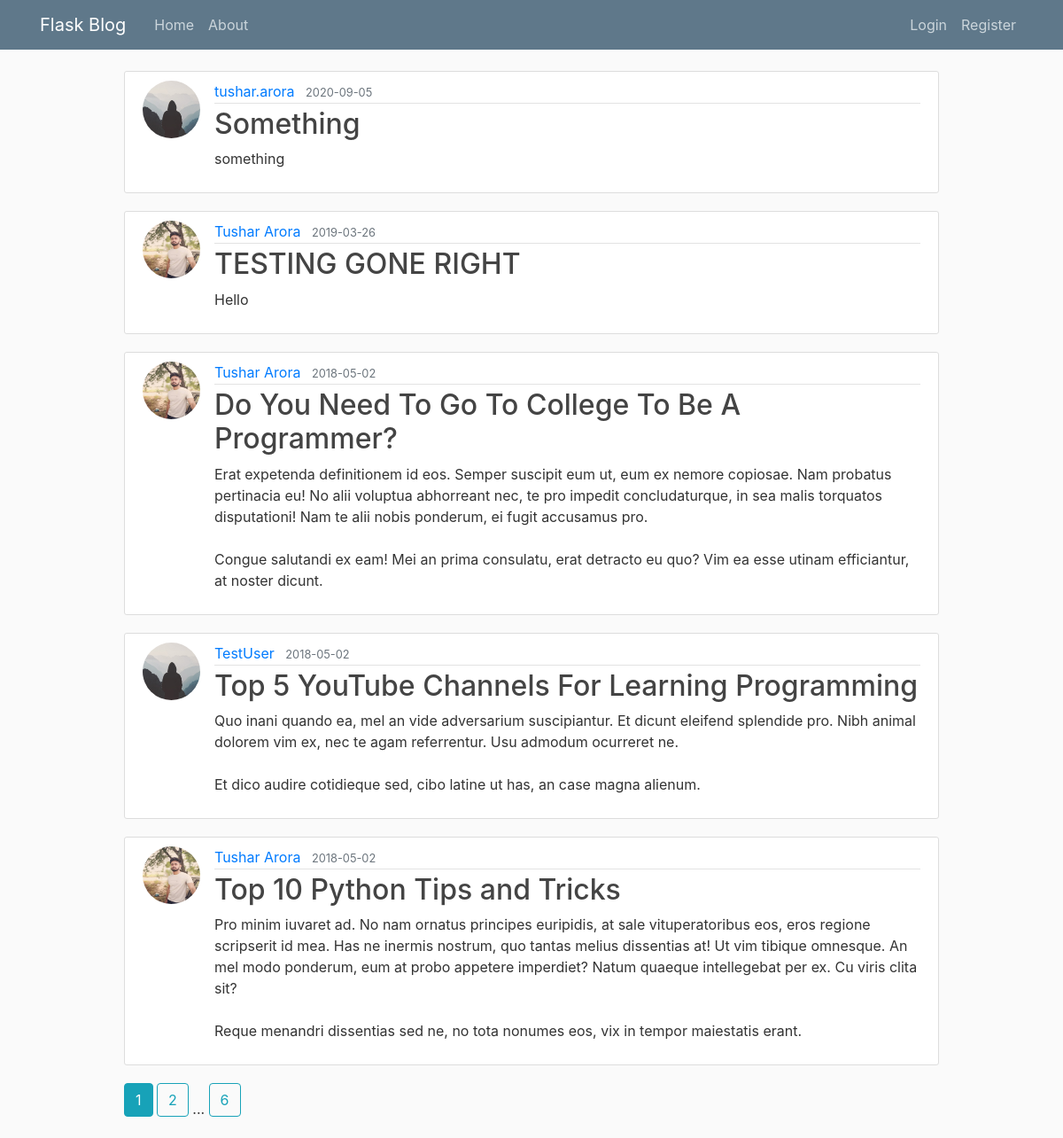
The page /home on the database its author committed.
### flaskblog/models.py (models this page shows, shortened)
class Post(db.Model):
    id = db.Column(db.Integer, primary_key=True)
    title = db.Column(db.String(100), nullable=False)
    date_posted = db.Column(db.DateTime, nullable=False, default=datetime.utcnow)
    content = db.Column(db.Text, nullable=False)
    user_id = db.Column(db.Integer, db.ForeignKey('user.id'), nullable=False)

class User(db.Model, UserMixin):
    id = db.Column(db.Integer, primary_key=True)
    username = db.Column(db.String(20), unique=True, nullable=False)
    email = db.Column(db.String(120), unique=True, nullable=False)
    image_file = db.Column(db.String(20), nullable=False, default='default.jpg')
    password = db.Column(db.String(60), nullable=False)
    posts = db.relationship('Post', backref='author', lazy=True)

### flaskblog/routes.py (the view)
@app.route("/")
@app.route("/home")
def home():
    page = request.args.get('page', 1, type=int)
    posts = Post.query.order_by(Post.date_posted.desc()).paginate(page=page, per_page=5)
    return render_template('home.html', posts=posts)

### flaskblog/templates/home.html
{% extends "layout.html" %}
{% block content %}
    {% for post in posts.items %}
        <article class="media content-section">
          <img class="rounded-circle article-img" src="{{ url_for('static', filename='profile_pics/' + post.author.image_file) }}">
          <div class="media-body">
            <div class="article-metadata">
              <a class="mr-2" href="{{ url_for('user_posts', username=post.author.username) }}">{{ post.author.username }}</a>
              <small class="text-muted">{{ post.date_posted.strftime('%Y-%m-%d') }}</small>
            </div>
            <h2><a class="article-title" href="{{ url_for('post', post_id=post.id) }}">{{ post.title }}</a></h2>
            <p class="article-content">{{ post.content }}</p>
          </div>
        </article>
    {% endfor %}
    {% for page_num in posts.iter_pages(left_edge=1, right_edge=1, left_current=1, right_current=2) %}
      {% if page_num %}
        {% if posts.page == page_num %}
          <a class="btn btn-info mb-4" href="{{ url_for('home', page=page_num) }}">{{ page_num }}</a>
        {% else %}
          <a class="btn btn-outline-info mb-4" href="{{ url_for('home', page=page_num) }}">{{ page_num }}</a>
        {% endif %}
      {% else %}
        ...
      {% endif %}
    {% endfor %}
{% endblock content %}

### flaskblog/static/main.css (style rules this page uses)
body { background: #fafafa; color: #333333; margin-top: 5rem; }
h1, h2, h3, h4, h5, h6 { color: #444444; }
.content-section { background: #ffffff; padding: 10px 20px; border: 1px solid #dddddd; border-radius: 3px; margin-bottom: 20px; }
.article-title { color: #444444; }
.article-content { white-space: pre-line; }
.article-img { height: 65px; width: 65px; margin-right: 16px; }
.article-metadata { padding-bottom: 1px; margin-bottom: 4px; border-bottom: 1px solid #e3e3e3 }

### rows shown on the page
Post: image_file (placeholder picture), author.username "tushar.arora", date_posted "2020-09-05", title "Something", content "something"
Post: image_file (picture), author.username "Tushar Arora", date_posted "2019-03-26", title "TESTING GONE RIGHT", content "Hello"
Post: image_file (picture), author.username "Tushar Arora", date_posted "2018-05-02", title "Do You Need To Go To College To Be A Programmer?", content "Erat expetenda definitionem id eos. Semper suscipit eum ut, eum ex nemore copiosae. Nam probatus pertinacia eu! No alii voluptua abhorreant nec, te pro impedit concludaturque, in sea malis torquatos disputationi! Nam te alii nobis ponderum, ei fugit accusamus pro. Congue salutandi ex eam! Mei an prima consulatu, erat detracto eu quo? Vim ea esse utinam efficiantur, at noster dicunt."
Post: image_file (placeholder picture), author.username "TestUser", date_posted "2018-05-02", title "Top 5 YouTube Channels For Learning Programming", content "Quo inani quando ea, mel an vide adversarium suscipiantur. Et dicunt eleifend splendide pro. Nibh animal dolorem vim ex, nec te agam referrentur. Usu admodum ocurreret ne. Et dico audire cotidieque sed, cibo latine ut has, an case magna alienum."
Post: image_file (picture), author.username "Tushar Arora", date_posted "2018-05-02", title "Top 10 Python Tips and Tricks", content "Pro minim iuvaret ad. No nam ornatus principes euripidis, at sale vituperatoribus eos, eros regione scripserit id mea. Has ne inermis nostrum, quo tantas melius dissentias at! Ut vim tibique omnesque. An mel modo ponderum, eum at probo appetere imperdiet? Natum quaeque intellegebat per ex. Cu viris clita sit? Reque menandri dissentias sed ne, no tota nonumes eos, vix in tempor maiestatis erant."

### other values the page prints
{{ page_num }} "1"
{{ page_num }} "2" "6"
